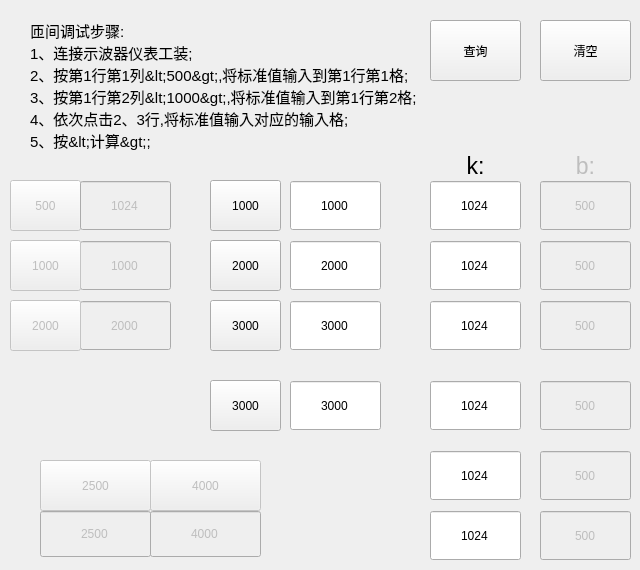
   <widget class="QWidget" name="tab_6">
    <attribute name="title">
     <string>匝间</string>
    </attribute>
    <widget class="QLabel" name="label_2">
     <property name="geometry">
      <rect>
       <x>30</x>
       <y>10</y>
       <width>551</width>
       <height>151</height>
      </rect>
     </property>
     <property name="font">
      <font>
       <pointsize>11</pointsize>
      </font>
     </property>
     <property name="text">
      <string>匝间调试步骤:
1、连接示波器仪表工装;
2、按第1行第1列&lt;500&gt;,将标准值输入到第1行第1格;
3、按第1行第2列&lt;1000&gt;,将标准值输入到第1行第2格;
4、依次点击2、3行,将标准值输入对应的输入格;
5、按&lt;计算&gt;;</string>
     </property>
    </widget>
    <widget class="QLabel" name="label_3">
     <property name="geometry">
      <rect>
       <x>450</x>
       <y>150</y>
       <width>51</width>
       <height>31</height>
      </rect>
     </property>
     <property name="minimumSize">
      <size>
       <width>41</width>
       <height>31</height>
      </size>
     </property>
     <property name="font">
      <font>
       <pointsize>17</pointsize>
      </font>
     </property>
     <property name="text">
      <string>k:</string>
     </property>
     <property name="alignment">
      <set>Qt::AlignCenter</set>
     </property>
    </widget>
    <widget class="QLabel" name="label_4">
     <property name="enabled">
      <bool>false</bool>
     </property>
     <property name="geometry">
      <rect>
       <x>560</x>
       <y>150</y>
       <width>51</width>
       <height>31</height>
      </rect>
     </property>
     <property name="minimumSize">
      <size>
       <width>51</width>
       <height>31</height>
      </size>
     </property>
     <property name="maximumSize">
      <size>
       <width>51</width>
       <height>31</height>
      </size>
     </property>
     <property name="font">
      <font>
       <pointsize>17</pointsize>
      </font>
     </property>
     <property name="text">
      <string>b:</string>
     </property>
     <property name="alignment">
      <set>Qt::AlignCenter</set>
     </property>
    </widget>
    <widget class="QPushButton" name="IMP_Grade1_Low">
     <property name="enabled">
      <bool>false</bool>
     </property>
     <property name="geometry">
      <rect>
       <x>10</x>
       <y>180</y>
       <width>71</width>
       <height>51</height>
      </rect>
     </property>
     <property name="text">
      <string>500</string>
     </property>
    </widget>
    <widget class="QPushButton" name="IMP_Grade1_High">
     <property name="geometry">
      <rect>
       <x>210</x>
       <y>180</y>
       <width>71</width>
       <height>51</height>
      </rect>
     </property>
     <property name="text">
      <string>1000</string>
     </property>
    </widget>
    <widget class="QPushButton" name="IMP_Grade2_2500">
     <property name="enabled">
      <bool>false</bool>
     </property>
     <property name="geometry">
      <rect>
       <x>40</x>
       <y>460</y>
       <width>111</width>
       <height>51</height>
      </rect>
     </property>
     <property name="text">
      <string>2500</string>
     </property>
    </widget>
    <widget class="QPushButton" name="IMP_Grade2_4500">
     <property name="enabled">
      <bool>false</bool>
     </property>
     <property name="geometry">
      <rect>
       <x>150</x>
       <y>460</y>
       <width>111</width>
       <height>51</height>
      </rect>
     </property>
     <property name="text">
      <string>4000</string>
     </property>
    </widget>
    <widget class="QPushButton" name="Button_IMP_Check">
     <property name="geometry">
      <rect>
       <x>430</x>
       <y>20</y>
       <width>91</width>
       <height>61</height>
      </rect>
     </property>
     <property name="text">
      <string>查询</string>
     </property>
    </widget>
    <widget class="QDoubleSpinBox" name="IMP_Text2_2500">
     <property name="enabled">
      <bool>false</bool>
     </property>
     <property name="geometry">
      <rect>
       <x>40</x>
       <y>510</y>
       <width>111</width>
       <height>48</height>
      </rect>
     </property>
     <property name="font">
      <font>
       <weight>50</weight>
       <bold>false</bold>
      </font>
     </property>
     <property name="styleSheet">
      <string notr="true"/>
     </property>
     <property name="alignment">
      <set>Qt::AlignCenter</set>
     </property>
     <property name="buttonSymbols">
      <enum>QAbstractSpinBox::NoButtons</enum>
     </property>
     <property name="decimals">
      <number>0</number>
     </property>
     <property name="minimum">
      <double>0.000000000000000</double>
     </property>
     <property name="maximum">
      <double>65536.000000000000000</double>
     </property>
     <property name="singleStep">
      <double>1.000000000000000</double>
     </property>
     <property name="value">
      <double>2500.000000000000000</double>
     </property>
    </widget>
    <widget class="QDoubleSpinBox" name="IMP_Text2_4500">
     <property name="enabled">
      <bool>false</bool>
     </property>
     <property name="geometry">
      <rect>
       <x>150</x>
       <y>510</y>
       <width>111</width>
       <height>48</height>
      </rect>
     </property>
     <property name="font">
      <font>
       <weight>50</weight>
       <bold>false</bold>
      </font>
     </property>
     <property name="styleSheet">
      <string notr="true"/>
     </property>
     <property name="alignment">
      <set>Qt::AlignCenter</set>
     </property>
     <property name="buttonSymbols">
      <enum>QAbstractSpinBox::NoButtons</enum>
     </property>
     <property name="decimals">
      <number>0</number>
     </property>
     <property name="minimum">
      <double>0.000000000000000</double>
     </property>
     <property name="maximum">
      <double>65536.000000000000000</double>
     </property>
     <property name="singleStep">
      <double>1.000000000000000</double>
     </property>
     <property name="value">
      <double>4000.000000000000000</double>
     </property>
    </widget>
    <widget class="QDoubleSpinBox" name="IMP_Grade1_K">
     <property name="enabled">
      <bool>true</bool>
     </property>
     <property name="geometry">
      <rect>
       <x>430</x>
       <y>180</y>
       <width>91</width>
       <height>51</height>
      </rect>
     </property>
     <property name="font">
      <font>
       <weight>50</weight>
       <bold>false</bold>
      </font>
     </property>
     <property name="styleSheet">
      <string notr="true"/>
     </property>
     <property name="alignment">
      <set>Qt::AlignCenter</set>
     </property>
     <property name="buttonSymbols">
      <enum>QAbstractSpinBox::NoButtons</enum>
     </property>
     <property name="decimals">
      <number>0</number>
     </property>
     <property name="minimum">
      <double>0.000000000000000</double>
     </property>
     <property name="maximum">
      <double>65536.000000000000000</double>
     </property>
     <property name="singleStep">
      <double>1.000000000000000</double>
     </property>
     <property name="value">
      <double>1024.000000000000000</double>
     </property>
    </widget>
    <widget class="QDoubleSpinBox" name="IMP_Grade1_B">
     <property name="enabled">
      <bool>false</bool>
     </property>
     <property name="geometry">
      <rect>
       <x>540</x>
       <y>180</y>
       <width>91</width>
       <height>51</height>
      </rect>
     </property>
     <property name="font">
      <font>
       <weight>50</weight>
       <bold>false</bold>
      </font>
     </property>
     <property name="styleSheet">
      <string notr="true"/>
     </property>
     <property name="alignment">
      <set>Qt::AlignCenter</set>
     </property>
     <property name="buttonSymbols">
      <enum>QAbstractSpinBox::NoButtons</enum>
     </property>
     <property name="decimals">
      <number>0</number>
     </property>
     <property name="minimum">
      <double>0.000000000000000</double>
     </property>
     <property name="maximum">
      <double>65536.000000000000000</double>
     </property>
     <property name="singleStep">
      <double>1.000000000000000</double>
     </property>
     <property name="value">
      <double>500.000000000000000</double>
     </property>
    </widget>
    <widget class="QPushButton" name="Button_IMP_CLear">
     <property name="enabled">
      <bool>true</bool>
     </property>
     <property name="geometry">
      <rect>
       <x>540</x>
       <y>20</y>
       <width>91</width>
       <height>61</height>
      </rect>
     </property>
     <property name="text">
      <string>清空</string>
     </property>
    </widget>
    <widget class="QDoubleSpinBox" name="IMP_Text1_Low">
     <property name="enabled">
      <bool>false</bool>
     </property>
     <property name="geometry">
      <rect>
       <x>80</x>
       <y>180</y>
       <width>91</width>
       <height>51</height>
      </rect>
     </property>
     <property name="font">
      <font>
       <weight>50</weight>
       <bold>false</bold>
      </font>
     </property>
     <property name="styleSheet">
      <string notr="true"/>
     </property>
     <property name="alignment">
      <set>Qt::AlignCenter</set>
     </property>
     <property name="buttonSymbols">
      <enum>QAbstractSpinBox::NoButtons</enum>
     </property>
     <property name="decimals">
      <number>0</number>
     </property>
     <property name="minimum">
      <double>0.000000000000000</double>
     </property>
     <property name="maximum">
      <double>65536.000000000000000</double>
     </property>
     <property name="singleStep">
      <double>1.000000000000000</double>
     </property>
     <property name="value">
      <double>1024.000000000000000</double>
     </property>
    </widget>
    <widget class="QDoubleSpinBox" name="IMP_Text1_High">
     <property name="enabled">
      <bool>true</bool>
     </property>
     <property name="geometry">
      <rect>
       <x>290</x>
       <y>180</y>
       <width>91</width>
       <height>51</height>
      </rect>
     </property>
     <property name="sizePolicy">
      <sizepolicy hsizetype="Minimum" vsizetype="Expanding">
       <horstretch>0</horstretch>
       <verstretch>0</verstretch>
      </sizepolicy>
     </property>
     <property name="font">
      <font>
       <weight>50</weight>
       <bold>false</bold>
      </font>
     </property>
     <property name="styleSheet">
      <string notr="true"/>
     </property>
     <property name="alignment">
      <set>Qt::AlignCenter</set>
     </property>
     <property name="buttonSymbols">
      <enum>QAbstractSpinBox::NoButtons</enum>
     </property>
     <property name="decimals">
      <number>0</number>
     </property>
     <property name="minimum">
      <double>0.000000000000000</double>
     </property>
     <property name="maximum">
      <double>65536.000000000000000</double>
     </property>
     <property name="singleStep">
      <double>1.000000000000000</double>
     </property>
     <property name="value">
      <double>1000.000000000000000</double>
     </property>
    </widget>
    <widget class="QDoubleSpinBox" name="IMP_Text2_Low">
     <property name="enabled">
      <bool>false</bool>
     </property>
     <property name="geometry">
      <rect>
       <x>80</x>
       <y>240</y>
       <width>91</width>
       <height>51</height>
      </rect>
     </property>
     <property name="font">
      <font>
       <weight>50</weight>
       <bold>false</bold>
      </font>
     </property>
     <property name="styleSheet">
      <string notr="true"/>
     </property>
     <property name="alignment">
      <set>Qt::AlignCenter</set>
     </property>
     <property name="buttonSymbols">
      <enum>QAbstractSpinBox::NoButtons</enum>
     </property>
     <property name="decimals">
      <number>0</number>
     </property>
     <property name="minimum">
      <double>0.000000000000000</double>
     </property>
     <property name="maximum">
      <double>65536.000000000000000</double>
     </property>
     <property name="singleStep">
      <double>1.000000000000000</double>
     </property>
     <property name="value">
      <double>1000.000000000000000</double>
     </property>
    </widget>
    <widget class="QDoubleSpinBox" name="IMP_Grade2_K">
     <property name="enabled">
      <bool>true</bool>
     </property>
     <property name="geometry">
      <rect>
       <x>430</x>
       <y>240</y>
       <width>91</width>
       <height>51</height>
      </rect>
     </property>
     <property name="font">
      <font>
       <weight>50</weight>
       <bold>false</bold>
      </font>
     </property>
     <property name="styleSheet">
      <string notr="true"/>
     </property>
     <property name="alignment">
      <set>Qt::AlignCenter</set>
     </property>
     <property name="buttonSymbols">
      <enum>QAbstractSpinBox::NoButtons</enum>
     </property>
     <property name="decimals">
      <number>0</number>
     </property>
     <property name="minimum">
      <double>0.000000000000000</double>
     </property>
     <property name="maximum">
      <double>65536.000000000000000</double>
     </property>
     <property name="singleStep">
      <double>1.000000000000000</double>
     </property>
     <property name="value">
      <double>1024.000000000000000</double>
     </property>
    </widget>
    <widget class="QDoubleSpinBox" name="IMP_Text2_High">
     <property name="enabled">
      <bool>true</bool>
     </property>
     <property name="geometry">
      <rect>
       <x>290</x>
       <y>240</y>
       <width>91</width>
       <height>51</height>
      </rect>
     </property>
     <property name="font">
      <font>
       <weight>50</weight>
       <bold>false</bold>
      </font>
     </property>
     <property name="styleSheet">
      <string notr="true"/>
     </property>
     <property name="alignment">
      <set>Qt::AlignCenter</set>
     </property>
     <property name="buttonSymbols">
      <enum>QAbstractSpinBox::NoButtons</enum>
     </property>
     <property name="decimals">
      <number>0</number>
     </property>
     <property name="minimum">
      <double>0.000000000000000</double>
     </property>
     <property name="maximum">
      <double>65536.000000000000000</double>
     </property>
     <property name="singleStep">
      <double>1.000000000000000</double>
     </property>
     <property name="value">
      <double>2000.000000000000000</double>
     </property>
    </widget>
    <widget class="QDoubleSpinBox" name="IMP_Grade2_B">
     <property name="enabled">
      <bool>false</bool>
     </property>
     <property name="geometry">
      <rect>
       <x>540</x>
       <y>240</y>
       <width>91</width>
       <height>51</height>
      </rect>
     </property>
     <property name="font">
      <font>
       <weight>50</weight>
       <bold>false</bold>
      </font>
     </property>
     <property name="styleSheet">
      <string notr="true"/>
     </property>
     <property name="alignment">
      <set>Qt::AlignCenter</set>
     </property>
     <property name="buttonSymbols">
      <enum>QAbstractSpinBox::NoButtons</enum>
     </property>
     <property name="decimals">
      <number>0</number>
     </property>
     <property name="minimum">
      <double>0.000000000000000</double>
     </property>
     <property name="maximum">
      <double>65536.000000000000000</double>
     </property>
     <property name="singleStep">
      <double>1.000000000000000</double>
     </property>
     <property name="value">
      <double>500.000000000000000</double>
     </property>
    </widget>
    <widget class="QDoubleSpinBox" name="IMP_Text3_Low">
     <property name="enabled">
      <bool>false</bool>
     </property>
     <property name="geometry">
      <rect>
       <x>80</x>
       <y>300</y>
       <width>91</width>
       <height>51</height>
      </rect>
     </property>
     <property name="font">
      <font>
       <weight>50</weight>
       <bold>false</bold>
      </font>
     </property>
     <property name="styleSheet">
      <string notr="true"/>
     </property>
     <property name="alignment">
      <set>Qt::AlignCenter</set>
     </property>
     <property name="buttonSymbols">
      <enum>QAbstractSpinBox::NoButtons</enum>
     </property>
     <property name="decimals">
      <number>0</number>
     </property>
     <property name="minimum">
      <double>0.000000000000000</double>
     </property>
     <property name="maximum">
      <double>65536.000000000000000</double>
     </property>
     <property name="singleStep">
      <double>1.000000000000000</double>
     </property>
     <property name="value">
      <double>2000.000000000000000</double>
     </property>
    </widget>
    <widget class="QDoubleSpinBox" name="IMP_Grade3_K">
     <property name="enabled">
      <bool>true</bool>
     </property>
     <property name="geometry">
      <rect>
       <x>430</x>
       <y>300</y>
       <width>91</width>
       <height>51</height>
      </rect>
     </property>
     <property name="font">
      <font>
       <weight>50</weight>
       <bold>false</bold>
      </font>
     </property>
     <property name="styleSheet">
      <string notr="true"/>
     </property>
     <property name="alignment">
      <set>Qt::AlignCenter</set>
     </property>
     <property name="buttonSymbols">
      <enum>QAbstractSpinBox::NoButtons</enum>
     </property>
     <property name="decimals">
      <number>0</number>
     </property>
     <property name="minimum">
      <double>0.000000000000000</double>
     </property>
     <property name="maximum">
      <double>65536.000000000000000</double>
     </property>
     <property name="singleStep">
      <double>1.000000000000000</double>
     </property>
     <property name="value">
      <double>1024.000000000000000</double>
     </property>
    </widget>
    <widget class="QDoubleSpinBox" name="IMP_Text3_High">
     <property name="enabled">
      <bool>true</bool>
     </property>
     <property name="geometry">
      <rect>
       <x>290</x>
       <y>300</y>
       <width>91</width>
       <height>51</height>
      </rect>
     </property>
     <property name="font">
      <font>
       <weight>50</weight>
       <bold>false</bold>
      </font>
     </property>
     <property name="styleSheet">
      <string notr="true"/>
     </property>
     <property name="alignment">
      <set>Qt::AlignCenter</set>
     </property>
     <property name="buttonSymbols">
      <enum>QAbstractSpinBox::NoButtons</enum>
     </property>
     <property name="decimals">
      <number>0</number>
     </property>
     <property name="minimum">
      <double>0.000000000000000</double>
     </property>
     <property name="maximum">
      <double>65536.000000000000000</double>
     </property>
     <property name="singleStep">
      <double>1.000000000000000</double>
     </property>
     <property name="value">
      <double>3000.000000000000000</double>
     </property>
    </widget>
    <widget class="QDoubleSpinBox" name="IMP_Grade3_B">
     <property name="enabled">
      <bool>false</bool>
     </property>
     <property name="geometry">
      <rect>
       <x>540</x>
       <y>300</y>
       <width>91</width>
       <height>51</height>
      </rect>
     </property>
     <property name="font">
      <font>
       <weight>50</weight>
       <bold>false</bold>
      </font>
     </property>
     <property name="styleSheet">
      <string notr="true"/>
     </property>
     <property name="alignment">
      <set>Qt::AlignCenter</set>
     </property>
     <property name="buttonSymbols">
      <enum>QAbstractSpinBox::NoButtons</enum>
     </property>
     <property name="decimals">
      <number>0</number>
     </property>
     <property name="minimum">
      <double>0.000000000000000</double>
     </property>
     <property name="maximum">
      <double>65536.000000000000000</double>
     </property>
     <property name="singleStep">
      <double>1.000000000000000</double>
     </property>
     <property name="value">
      <double>500.000000000000000</double>
     </property>
    </widget>
    <widget class="QPushButton" name="IMP_Grade2_Low">
     <property name="enabled">
      <bool>false</bool>
     </property>
     <property name="geometry">
      <rect>
       <x>10</x>
       <y>240</y>
       <width>71</width>
       <height>51</height>
      </rect>
     </property>
     <property name="text">
      <string>1000</string>
     </property>
    </widget>
    <widget class="QPushButton" name="IMP_Grade2_High">
     <property name="geometry">
      <rect>
       <x>210</x>
       <y>240</y>
       <width>71</width>
       <height>51</height>
      </rect>
     </property>
     <property name="text">
      <string>2000</string>
     </property>
    </widget>
    <widget class="QPushButton" name="IMP_Grade3_Low">
     <property name="enabled">
      <bool>false</bool>
     </property>
     <property name="geometry">
      <rect>
       <x>10</x>
       <y>300</y>
       <width>71</width>
       <height>51</height>
      </rect>
     </property>
     <property name="text">
      <string>2000</string>
     </property>
    </widget>
    <widget class="QPushButton" name="IMP_Grade3_High">
     <property name="geometry">
      <rect>
       <x>210</x>
       <y>300</y>
       <width>71</width>
       <height>51</height>
      </rect>
     </property>
     <property name="text">
      <string>3000</string>
     </property>
    </widget>
    <widget class="QDoubleSpinBox" name="IMP_Grade4_K">
     <property name="enabled">
      <bool>true</bool>
     </property>
     <property name="geometry">
      <rect>
       <x>430</x>
       <y>510</y>
       <width>91</width>
       <height>51</height>
      </rect>
     </property>
     <property name="font">
      <font>
       <weight>50</weight>
       <bold>false</bold>
      </font>
     </property>
     <property name="styleSheet">
      <string notr="true"/>
     </property>
     <property name="alignment">
      <set>Qt::AlignCenter</set>
     </property>
     <property name="buttonSymbols">
      <enum>QAbstractSpinBox::NoButtons</enum>
     </property>
     <property name="decimals">
      <number>0</number>
     </property>
     <property name="minimum">
      <double>0.000000000000000</double>
     </property>
     <property name="maximum">
      <double>65536.000000000000000</double>
     </property>
     <property name="singleStep">
      <double>1.000000000000000</double>
     </property>
     <property name="value">
      <double>1024.000000000000000</double>
     </property>
    </widget>
    <widget class="QDoubleSpinBox" name="IMP_Grade5_K">
     <property name="enabled">
      <bool>true</bool>
     </property>
     <property name="geometry">
      <rect>
       <x>430</x>
       <y>450</y>
       <width>91</width>
       <height>51</height>
      </rect>
     </property>
     <property name="font">
      <font>
       <weight>50</weight>
       <bold>false</bold>
      </font>
     </property>
     <property name="styleSheet">
      <string notr="true"/>
     </property>
     <property name="alignment">
      <set>Qt::AlignCenter</set>
     </property>
     <property name="buttonSymbols">
      <enum>QAbstractSpinBox::NoButtons</enum>
     </property>
     <property name="decimals">
      <number>0</number>
     </property>
     <property name="minimum">
      <double>0.000000000000000</double>
     </property>
     <property name="maximum">
      <double>65536.000000000000000</double>
     </property>
     <property name="singleStep">
      <double>1.000000000000000</double>
     </property>
     <property name="value">
      <double>1024.000000000000000</double>
     </property>
    </widget>
    <widget class="QDoubleSpinBox" name="IMP_Grade6_K">
     <property name="enabled">
      <bool>true</bool>
     </property>
     <property name="geometry">
      <rect>
       <x>430</x>
       <y>380</y>
       <width>91</width>
       <height>51</height>
      </rect>
     </property>
     <property name="font">
      <font>
       <weight>50</weight>
       <bold>false</bold>
      </font>
     </property>
     <property name="styleSheet">
      <string notr="true"/>
     </property>
     <property name="alignment">
      <set>Qt::AlignCenter</set>
     </property>
     <property name="buttonSymbols">
      <enum>QAbstractSpinBox::NoButtons</enum>
     </property>
     <property name="decimals">
      <number>0</number>
     </property>
     <property name="minimum">
      <double>0.000000000000000</double>
     </property>
     <property name="maximum">
      <double>65536.000000000000000</double>
     </property>
     <property name="singleStep">
      <double>1.000000000000000</double>
     </property>
     <property name="value">
      <double>1024.000000000000000</double>
     </property>
    </widget>
    <widget class="QDoubleSpinBox" name="IMP_Grade4_B">
     <property name="enabled">
      <bool>false</bool>
     </property>
     <property name="geometry">
      <rect>
       <x>540</x>
       <y>510</y>
       <width>91</width>
       <height>51</height>
      </rect>
     </property>
     <property name="font">
      <font>
       <weight>50</weight>
       <bold>false</bold>
      </font>
     </property>
     <property name="styleSheet">
      <string notr="true"/>
     </property>
     <property name="alignment">
      <set>Qt::AlignCenter</set>
     </property>
     <property name="buttonSymbols">
      <enum>QAbstractSpinBox::NoButtons</enum>
     </property>
     <property name="decimals">
      <number>0</number>
     </property>
     <property name="minimum">
      <double>0.000000000000000</double>
     </property>
     <property name="maximum">
      <double>65536.000000000000000</double>
     </property>
     <property name="singleStep">
      <double>1.000000000000000</double>
     </property>
     <property name="value">
      <double>500.000000000000000</double>
     </property>
    </widget>
    <widget class="QDoubleSpinBox" name="IMP_Grade5_B">
     <property name="enabled">
      <bool>false</bool>
     </property>
     <property name="geometry">
      <rect>
       <x>540</x>
       <y>450</y>
       <width>91</width>
       <height>51</height>
      </rect>
     </property>
     <property name="font">
      <font>
       <weight>50</weight>
       <bold>false</bold>
      </font>
     </property>
     <property name="styleSheet">
      <string notr="true"/>
     </property>
     <property name="alignment">
      <set>Qt::AlignCenter</set>
     </property>
     <property name="buttonSymbols">
      <enum>QAbstractSpinBox::NoButtons</enum>
     </property>
     <property name="decimals">
      <number>0</number>
     </property>
     <property name="minimum">
      <double>0.000000000000000</double>
     </property>
     <property name="maximum">
      <double>65536.000000000000000</double>
     </property>
     <property name="singleStep">
      <double>1.000000000000000</double>
     </property>
     <property name="value">
      <double>500.000000000000000</double>
     </property>
    </widget>
    <widget class="QDoubleSpinBox" name="IMP_Grade6_B">
     <property name="enabled">
      <bool>false</bool>
     </property>
     <property name="geometry">
      <rect>
       <x>540</x>
       <y>380</y>
       <width>91</width>
       <height>51</height>
      </rect>
     </property>
     <property name="font">
      <font>
       <weight>50</weight>
       <bold>false</bold>
      </font>
     </property>
     <property name="styleSheet">
      <string notr="true"/>
     </property>
     <property name="alignment">
      <set>Qt::AlignCenter</set>
     </property>
     <property name="buttonSymbols">
      <enum>QAbstractSpinBox::NoButtons</enum>
     </property>
     <property name="decimals">
      <number>0</number>
     </property>
     <property name="minimum">
      <double>0.000000000000000</double>
     </property>
     <property name="maximum">
      <double>65536.000000000000000</double>
     </property>
     <property name="singleStep">
      <double>1.000000000000000</double>
     </property>
     <property name="value">
      <double>500.000000000000000</double>
     </property>
    </widget>
    <widget class="QPushButton" name="IMP_Grade6_High">
     <property name="geometry">
      <rect>
       <x>210</x>
       <y>380</y>
       <width>71</width>
       <height>51</height>
      </rect>
     </property>
     <property name="text">
      <string>3000</string>
     </property>
    </widget>
    <widget class="QDoubleSpinBox" name="IMP_Text6_High">
     <property name="enabled">
      <bool>true</bool>
     </property>
     <property name="geometry">
      <rect>
       <x>290</x>
       <y>380</y>
       <width>91</width>
       <height>51</height>
      </rect>
     </property>
     <property name="font">
      <font>
       <weight>50</weight>
       <bold>false</bold>
      </font>
     </property>
     <property name="styleSheet">
      <string notr="true"/>
     </property>
     <property name="alignment">
      <set>Qt::AlignCenter</set>
     </property>
     <property name="buttonSymbols">
      <enum>QAbstractSpinBox::NoButtons</enum>
     </property>
     <property name="decimals">
      <number>0</number>
     </property>
     <property name="minimum">
      <double>0.000000000000000</double>
     </property>
     <property name="maximum">
      <double>65536.000000000000000</double>
     </property>
     <property name="singleStep">
      <double>1.000000000000000</double>
     </property>
     <property name="value">
      <double>3000.000000000000000</double>
     </property>
    </widget>
    <zorder>label_4</zorder>
    <zorder>label_2</zorder>
    <zorder>IMP_Grade1_Low</zorder>
    <zorder>IMP_Grade1_High</zorder>
    <zorder>IMP_Grade2_2500</zorder>
    <zorder>IMP_Grade2_4500</zorder>
    <zorder>Button_IMP_Check</zorder>
    <zorder>IMP_Text2_2500</zorder>
    <zorder>IMP_Text2_4500</zorder>
    <zorder>IMP_Grade1_K</zorder>
    <zorder>IMP_Grade1_B</zorder>
    <zorder>Button_IMP_CLear</zorder>
    <zorder>label_3</zorder>
    <zorder>IMP_Text1_Low</zorder>
    <zorder>IMP_Text1_High</zorder>
    <zorder>IMP_Text2_Low</zorder>
    <zorder>IMP_Grade2_K</zorder>
    <zorder>IMP_Text2_High</zorder>
    <zorder>IMP_Grade2_B</zorder>
    <zorder>IMP_Text3_Low</zorder>
    <zorder>IMP_Grade3_K</zorder>
    <zorder>IMP_Text3_High</zorder>
    <zorder>IMP_Grade3_B</zorder>
    <zorder>IMP_Grade2_Low</zorder>
    <zorder>IMP_Grade2_High</zorder>
    <zorder>IMP_Grade3_Low</zorder>
    <zorder>IMP_Grade3_High</zorder>
    <zorder>IMP_Grade4_K</zorder>
    <zorder>IMP_Grade5_K</zorder>
    <zorder>IMP_Grade6_K</zorder>
    <zorder>IMP_Grade4_B</zorder>
    <zorder>IMP_Grade5_B</zorder>
    <zorder>IMP_Grade6_B</zorder>
    <zorder>IMP_Grade6_High</zorder>
    <zorder>IMP_Text6_High</zorder>
   </widget>
